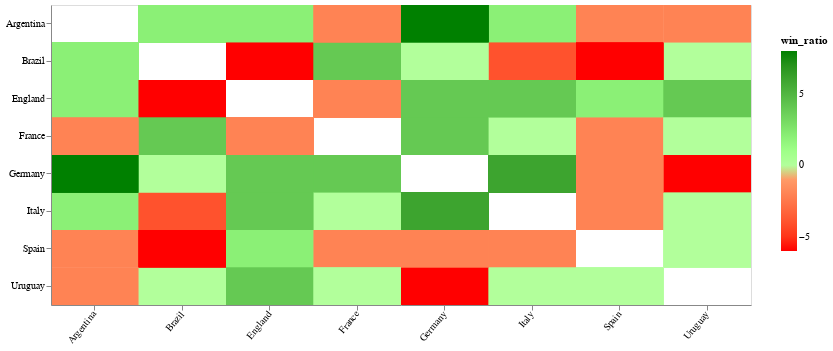

Notebook cell for this chart:
### Markdown cell above
**Description of the visualization (interactivity):**
1. When brushing over colored boxes in the heatmap, the associated text will be filtered/updated. <br>
<img src="https://raw.githubusercontent.com/grill/SI649-hw-interaction/main/heat_interaction.gif?raw=true" alt="drawing" width="500"/>

### Code cell
soccer_ball = "⚽"

df = df_wc_winner_matchups.copy()
df["teamA"] = df[["home_team_name", "away_team_name"]].min(axis=1)
df["teamB"] = df[["home_team_name", "away_team_name"]].max(axis=1)

df["teamA_score"] = df.apply(lambda row: row["home_team_score"] if row["home_team_name"] == row["teamA"] else row["away_team_score"], axis=1)
df["teamB_score"] = df.apply(lambda row: row["home_team_score"] if row["home_team_name"] == row["teamB"] else row["away_team_score"], axis=1)

df["teamA_win"] = df.apply(lambda row: row["home_team_win"] if row["home_team_name"] == row["teamA"] else row["away_team_win"], axis=1)
df["teamB_win"] = df.apply(lambda row: row["home_team_win"] if row["home_team_name"] == row["teamB"] else row["away_team_win"], axis=1)

df = df.drop(columns=["home_team_name", "away_team_name", 
                      "home_team_score", "away_team_score", 
                      "home_team_win", "away_team_win", "draw"])

win_counts = df.groupby(["teamA", "teamB"], as_index=False).agg(
    TotalWin_A=("teamA_win", "sum"),
    TotalWin_B=("teamB_win", "sum")
)
win_counts["matchup"] = win_counts["teamA"] + " vs " + win_counts["teamB"]
win_counts["win_diff"] = win_counts["TotalWin_B"] - win_counts["TotalWin_A"]

win_counts_symmetric = win_counts.copy()
win_counts_symmetric = win_counts_symmetric.rename(columns={"teamA": "teamB", "teamB": "teamA"})
win_counts_symmetric["win_diff"] = -win_counts_symmetric["win_diff"]

win_counts_full = pd.concat([win_counts_symmetric, win_counts], ignore_index=True)

df = df.merge(win_counts, on=["teamA", "teamB"], how="left")
temp = df.copy()
temp = temp.rename(columns={"teamA": "teamB", "teamB": "teamA"})
temp = temp.rename(columns={"teamA_score": "teamB_score", "teamB_score": "teamA_score"})
temp = temp.rename(columns={"teamA_win": "teamB_win", "teamB_win": "teamA_win"})
temp["win_diff"] = temp["TotalWin_B"] - temp["TotalWin_A"]

df_full = pd.concat([df, temp], ignore_index=True)
df_full["match_info"] = df_full.apply(lambda row: f"{row['year']} ({row['teamA_score']} : {row['teamB_score']})", axis=1)

selection = alt.selection_point(
    fields=["teamA", "teamB"], 
    on = 'mouseover',
    empty="none",
)

heatmap = (
    alt.Chart(df_full)
    .mark_rect()
    .encode(
        x=alt.X('teamA:N', sort='x', title=None, axis=alt.Axis(labelAngle=-50)),  
        y=alt.Y('teamB:N', sort='y', title=None),  
        color=alt.Color(
            'win_diff:Q',
            title = 'win_ratio',
            scale=alt.Scale(domainMid=0, range=['red', 'white', 'green']),
            legend=alt.Legend(
                orient='none',
                titleAnchor='start',
                legendX=730,
                legendY=30,
            ),
        ),
        tooltip= [alt.Tooltip('matchup:N', title=None)],
    )
    .add_params(selection)
    .properties(width=700, height=300)
)

heatmap

### Figure 1 — Vega-Lite specification as saved in the notebook (floating-point values rounded to 4 significant figures; data arrays with more than 128 entries replaced by an {"elided": "..."} marker saying what was removed)
{"$schema": "https://vega.github.io/schema/vega-lite/v5.20.1.json", "config": {"view": {"continuousHeight": 300, "continuousWidth": 300}}, "data": {"name": "data-d6559eb26081035a4e1a3ea4aa1fe3ba"}, "datasets": {"data-d6559eb26081035a4e1a3ea4aa1fe3ba": {"elided": "376 records"}}, "encoding": {"color": {"field": "win_diff", "legend": {"legendX": 730, "legendY": 30, "orient": "none", "titleAnchor": "start"}, "scale": {"domainMid": 0, "range": ["red", "white", "green"]}, "title": "win_ratio", "type": "quantitative"}, "tooltip": [{"field": "matchup", "title": null, "type": "nominal"}], "x": {"axis": {"labelAngle": -50}, "field": "teamA", "sort": "x", "title": null, "type": "nominal"}, "y": {"field": "teamB", "sort": "y", "title": null, "type": "nominal"}}, "height": 300, "mark": {"type": "rect"}, "params": [{"name": "param_46", "select": {"fields": ["teamA", "teamB"], "on": "mouseover", "type": "point"}}], "width": 700}
